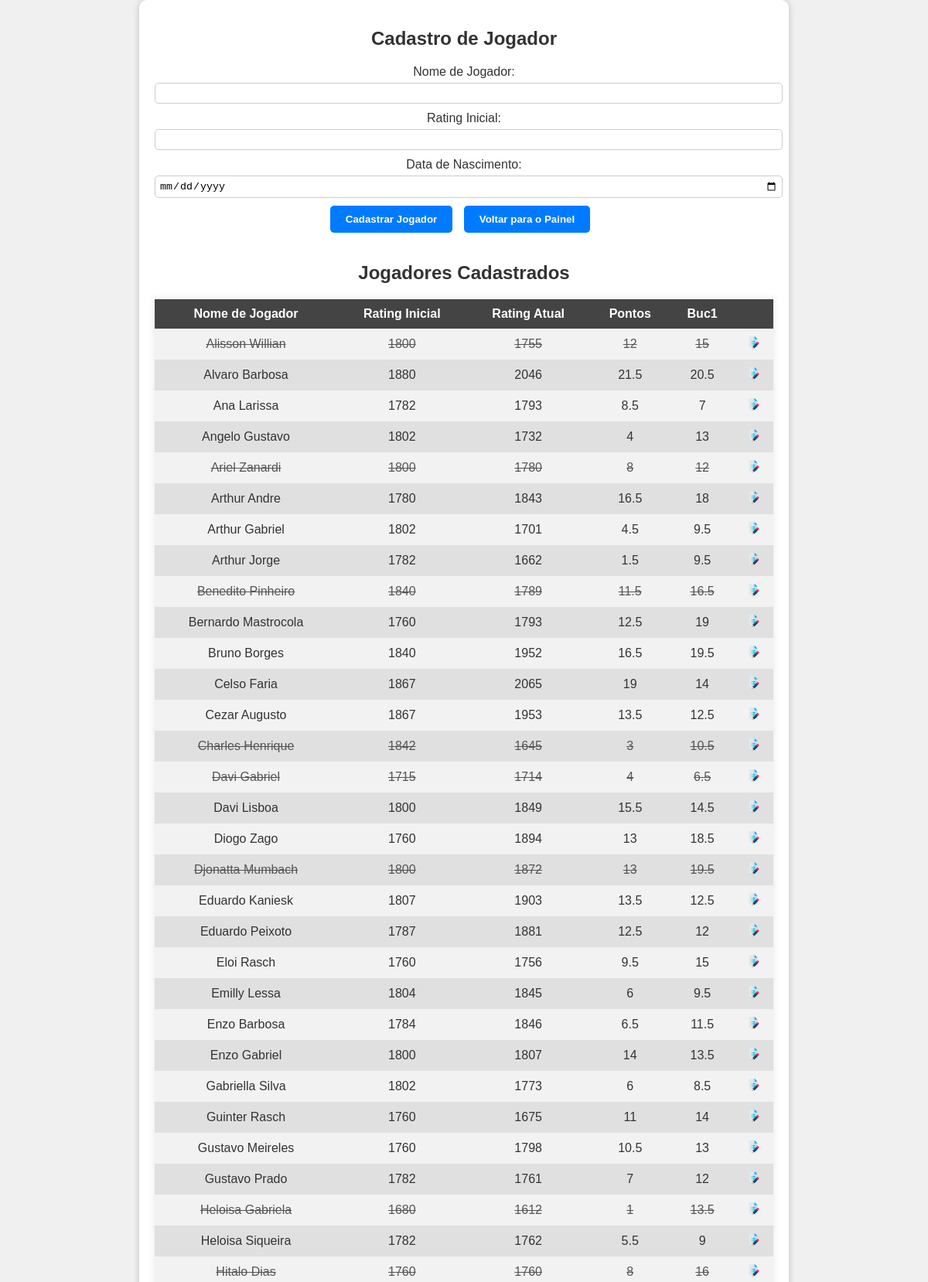
Page /cadastro_jogador.php (signed in, upper part) on the committed database.
### tables this page shows
CREATE TABLE `t_atletas`  (
  `a_index` int NOT NULL AUTO_INCREMENT,
  `a_enable` int NULL DEFAULT 1,
  `a_rating_inicial` int NULL DEFAULT 0,
  `a_nick` varchar(255) NULL DEFAULT NULL,
  `a_rating_atual` int NULL DEFAULT 0,
  `a_vitorias` float NULL DEFAULT 0,
  `a_buc1` float NULL DEFAULT 0,
  `a_data_nascimento` date NULL DEFAULT NULL,
  `a_confronto_direto` int NOT NULL DEFAULT 0,
  PRIMARY KEY (`a_index`) USING BTREE
);

### cadastro_jogador.php (the view, shortened to what this page needs)
<?php
require 'include/functions.php';
?>
<!DOCTYPE html>
<html lang="pt-BR">
<head>
    <link rel="stylesheet" type="text/css" href="template/style.css" id="stylesheet">
    <link rel="stylesheet" type="text/css" href="template/style-dark.css" id="dark-stylesheet" disabled>
</head>
<body>
    <div class="container">
        <h1>Cadastro de Jogador</h1>
        <form action="cadastro_jogador.php" method="post">
            <div class="form-group">
                <label for="nickname">Nome de Jogador:</label>
                <input type="text" id="nickname" name="nickname" required>
            </div>
            <div class="form-group">
                <label for="rating_inicial">Rating Inicial:</label>
                <input type="number" id="rating_inicial" name="rating_inicial" required>
            </div>
            <div class="form-group">
                <label for="data_nascimento">Data de Nascimento:</label>
                <input type="date" id="data_nascimento" name="data_nascimento" required>
            </div>
            <button type="submit" class="button">Cadastrar Jogador</button>
            <button type="button" class="button" id="voltarButton">Voltar para o Painel</button>
        </form>
        <br>
    <div class="datagrid">
    <h2>Jogadores Cadastrados</h2>
    <table>
        <tr>
            <th>Nome de Jogador</th>
            <th>Rating Inicial</th>
            <th>Rating Atual</th>
            <th>Pontos</th>
            <th>Buc1</th>
            <th></th>
        </tr>
        <?php
        $query = "SELECT * FROM t_atletas ORDER BY a_nick ASC";
        $result = $conn->query($query);
        while ($row = $result->fetch_assoc()) {
            $class = $row['a_enable'] == 0 ? 'strikethrough' : '';
            echo '<tr class="' . $class . '">';
            echo '<td><span>' . $row['a_nick'] . '</span></td>';
            echo '<td><span>' . $row['a_rating_inicial'] . '</span></td>';
            echo '<td><span>' . $row['a_rating_atual'] . '</span></td>';
            echo '<td><span>' . $row['a_vitorias'] . '</span></td>';
            echo '<td><span>' . $row['a_buc1'] . '</span></td>';
            echo '<td><a href="editar_jogador.php?id=' . $row['a_index'] . '"><img src="template/img/edit_icon.png" alt="Editar" style="height: 1em; width: auto;"></a></td>';
            echo '</tr>';
        }
        ?>
    </table>
</div>
    </div>
</body>
</html>

### template/style.css (style rules this page uses)
body { font-family: Arial, sans-serif; background-color: #f0f0f0; color: #333; text-align: center; margin: 0; padding: 0; }
.container { max-width: 800px; margin: 0 auto; background-color: #fff; padding: 20px; border-radius: 10px; box-shadow: 0 0 10px rgba(0, 0, 0, 0.2); }
.strikethrough { text-decoration: line-through; color: #555; }
h1 { font-size: 24px; color: #333; margin-bottom: 20px; }
input[type="text"] { padding: 8px; border: 1px solid #ccc; border-radius: 5px; }
table { width: 100%; border-collapse: collapse; background-color: #fff; box-shadow: 0 0 10px rgba(0, 0, 0, 0.1); }
th, td { padding: 10px; text-align: center; }
th { background-color: #444; color: #fff; font-weight: bold; }
tr:nth-child(even) { background-color: #f2f2f2; }
tr:nth-child(odd) { background-color: #e0e0e0; }
.form-group { margin-bottom: 10px; }
.form-group label { display: block; margin-bottom: 5px; }
.form-group input { width: 100%; padding: 5px; border: 1px solid #ccc; border-radius: 5px; }
.button { display: inline-block; padding: 10px 20px; background-color: #007bff; color: #fff; text-decoration: none; border: none; border-radius: 5px; font-weight: bold; margin-right: 10px; cursor: pointer; }
@media (prefers-color-scheme: light) { body { background-color: #f0f0f0; color: #333; } }

### rows in the picture
t_atletas: a_nick "Alisson Willian", a_rating_inicial "1800", a_rating_atual "1755", a_vitorias "12", a_buc1 "15"
t_atletas: a_nick "Alvaro Barbosa", a_rating_inicial "1880", a_rating_atual "2046", a_vitorias "21.5", a_buc1 "20.5"
t_atletas: a_nick "Ana Larissa", a_rating_inicial "1782", a_rating_atual "1793", a_vitorias "8.5", a_buc1 "7"
t_atletas: a_nick "Angelo Gustavo", a_rating_inicial "1802", a_rating_atual "1732", a_vitorias "4", a_buc1 "13"
t_atletas: a_nick "Ariel Zanardi", a_rating_inicial "1800", a_rating_atual "1780", a_vitorias "8", a_buc1 "12"
t_atletas: a_nick "Arthur Andre", a_rating_inicial "1780", a_rating_atual "1843", a_vitorias "16.5", a_buc1 "18"
t_atletas: a_nick "Arthur Gabriel", a_rating_inicial "1802", a_rating_atual "1701", a_vitorias "4.5", a_buc1 "9.5"
t_atletas: a_nick "Arthur Jorge", a_rating_inicial "1782", a_rating_atual "1662", a_vitorias "1.5", a_buc1 "9.5"
t_atletas: a_nick "Benedito Pinheiro", a_rating_inicial "1840", a_rating_atual "1789", a_vitorias "11.5", a_buc1 "16.5"
t_atletas: a_nick "Bernardo Mastrocola", a_rating_inicial "1760", a_rating_atual "1793", a_vitorias "12.5", a_buc1 "19"
t_atletas: a_nick "Bruno Borges", a_rating_inicial "1840", a_rating_atual "1952", a_vitorias "16.5", a_buc1 "19.5"
t_atletas: a_nick "Celso Faria", a_rating_inicial "1867", a_rating_atual "2065", a_vitorias "19", a_buc1 "14"
t_atletas: a_nick "Cezar Augusto", a_rating_inicial "1867", a_rating_atual "1953", a_vitorias "13.5", a_buc1 "12.5"
t_atletas: a_nick "Charles Henrique", a_rating_inicial "1842", a_rating_atual "1645", a_vitorias "3", a_buc1 "10.5"
t_atletas: a_nick "Davi Gabriel", a_rating_inicial "1715", a_rating_atual "1714", a_vitorias "4", a_buc1 "6.5"
t_atletas: a_nick "Davi Lisboa", a_rating_inicial "1800", a_rating_atual "1849", a_vitorias "15.5", a_buc1 "14.5"
t_atletas: a_nick "Diogo Zago", a_rating_inicial "1760", a_rating_atual "1894", a_vitorias "13", a_buc1 "18.5"
t_atletas: a_nick "Djonatta Mumbach", a_rating_inicial "1800", a_rating_atual "1872", a_vitorias "13", a_buc1 "19.5"
t_atletas: a_nick "Eduardo Kaniesk", a_rating_inicial "1807", a_rating_atual "1903", a_vitorias "13.5", a_buc1 "12.5"
t_atletas: a_nick "Eduardo Peixoto", a_rating_inicial "1787", a_rating_atual "1881", a_vitorias "12.5", a_buc1 "12"
t_atletas: a_nick "Eloi Rasch", a_rating_inicial "1760", a_rating_atual "1756", a_vitorias "9.5", a_buc1 "15"
t_atletas: a_nick "Emilly Lessa", a_rating_inicial "1804", a_rating_atual "1845", a_vitorias "6", a_buc1 "9.5"
t_atletas: a_nick "Enzo Barbosa", a_rating_inicial "1784", a_rating_atual "1846", a_vitorias "6.5", a_buc1 "11.5"
t_atletas: a_nick "Enzo Gabriel", a_rating_inicial "1800", a_rating_atual "1807", a_vitorias "14", a_buc1 "13.5"
t_atletas: a_nick "Gabriella Silva", a_rating_inicial "1802", a_rating_atual "1773", a_vitorias "6", a_buc1 "8.5"
t_atletas: a_nick "Guinter Rasch", a_rating_inicial "1760", a_rating_atual "1675", a_vitorias "11", a_buc1 "14"
t_atletas: a_nick "Gustavo Meireles", a_rating_inicial "1760", a_rating_atual "1798", a_vitorias "10.5", a_buc1 "13"
t_atletas: a_nick "Gustavo Prado", a_rating_inicial "1782", a_rating_atual "1761", a_vitorias "7", a_buc1 "12"
t_atletas: a_nick "Heloisa Gabriela", a_rating_inicial "1680", a_rating_atual "1612", a_vitorias "1", a_buc1 "13.5"
t_atletas: a_nick "Heloisa Siqueira", a_rating_inicial "1782", a_rating_atual "1762", a_vitorias "5.5", a_buc1 "9"
t_atletas: a_nick "Hitalo Dias", a_rating_inicial "1760", a_rating_atual "1760", a_vitorias "8", a_buc1 "16"
